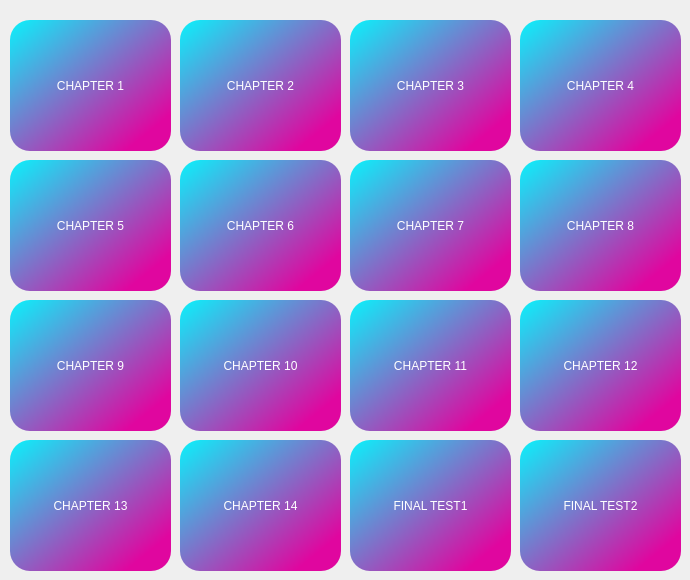
         <widget class="QWidget" name="page">
          <widget class="QPushButton" name="chapter3">
           <property name="geometry">
            <rect>
             <x>350</x>
             <y>20</y>
             <width>161</width>
             <height>131</height>
            </rect>
           </property>
           <property name="styleSheet">
            <string notr="true">QPushButton{
	font: 15pt &quot;Microsoft YaHei UI&quot;;
	color: white;
	background-color: qlineargradient(spread:pad, x1:0, y1:0, x2:0.857143, y2:0.857955, stop:0 rgba(10, 242, 251, 255), stop:1 rgba(224, 6, 159, 255));
	border-radius: 20px;
}</string>
           </property>
           <property name="text">
            <string>CHAPTER 3</string>
           </property>
          </widget>
          <widget class="QPushButton" name="chapter4">
           <property name="geometry">
            <rect>
             <x>520</x>
             <y>20</y>
             <width>161</width>
             <height>131</height>
            </rect>
           </property>
           <property name="styleSheet">
            <string notr="true">QPushButton{
	font: 15pt &quot;Microsoft YaHei UI&quot;;
	color: white;
	background-color: qlineargradient(spread:pad, x1:0, y1:0, x2:0.857143, y2:0.857955, stop:0 rgba(10, 242, 251, 255), stop:1 rgba(224, 6, 159, 255));
	border-radius: 20px;
}</string>
           </property>
           <property name="text">
            <string>CHAPTER 4</string>
           </property>
          </widget>
          <widget class="QPushButton" name="chapter2">
           <property name="geometry">
            <rect>
             <x>180</x>
             <y>20</y>
             <width>161</width>
             <height>131</height>
            </rect>
           </property>
           <property name="styleSheet">
            <string notr="true">QPushButton{
	font: 15pt &quot;Microsoft YaHei UI&quot;;
	color: white;
	background-color: qlineargradient(spread:pad, x1:0, y1:0, x2:0.857143, y2:0.857955, stop:0 rgba(10, 242, 251, 255), stop:1 rgba(224, 6, 159, 255));
	border-radius: 20px;
}</string>
           </property>
           <property name="text">
            <string>CHAPTER 2</string>
           </property>
          </widget>
          <widget class="QPushButton" name="chapter8">
           <property name="geometry">
            <rect>
             <x>520</x>
             <y>160</y>
             <width>161</width>
             <height>131</height>
            </rect>
           </property>
           <property name="styleSheet">
            <string notr="true">QPushButton{
	font: 15pt &quot;Microsoft YaHei UI&quot;;
	color: white;
	background-color: qlineargradient(spread:pad, x1:0, y1:0, x2:0.857143, y2:0.857955, stop:0 rgba(10, 242, 251, 255), stop:1 rgba(224, 6, 159, 255));
	border-radius: 20px;
}</string>
           </property>
           <property name="text">
            <string>CHAPTER 8</string>
           </property>
          </widget>
          <widget class="QPushButton" name="chapter1">
           <property name="geometry">
            <rect>
             <x>10</x>
             <y>20</y>
             <width>161</width>
             <height>131</height>
            </rect>
           </property>
           <property name="styleSheet">
            <string notr="true">QPushButton{
	font: 15pt &quot;Microsoft YaHei UI&quot;;
	color: white;
	background-color: qlineargradient(spread:pad, x1:0, y1:0, x2:0.857143, y2:0.857955, stop:0 rgba(10, 242, 251, 255), stop:1 rgba(224, 6, 159, 255));
	border-radius: 20px;
}</string>
           </property>
           <property name="text">
            <string>CHAPTER 1</string>
           </property>
          </widget>
          <widget class="QPushButton" name="chapter9">
           <property name="geometry">
            <rect>
             <x>10</x>
             <y>300</y>
             <width>161</width>
             <height>131</height>
            </rect>
           </property>
           <property name="styleSheet">
            <string notr="true">QPushButton{
	font: 15pt &quot;Microsoft YaHei UI&quot;;
	color: white;
	background-color: qlineargradient(spread:pad, x1:0, y1:0, x2:0.857143, y2:0.857955, stop:0 rgba(10, 242, 251, 255), stop:1 rgba(224, 6, 159, 255));
	border-radius: 20px;
}</string>
           </property>
           <property name="text">
            <string>CHAPTER 9</string>
           </property>
          </widget>
          <widget class="QPushButton" name="chapter5">
           <property name="geometry">
            <rect>
             <x>10</x>
             <y>160</y>
             <width>161</width>
             <height>131</height>
            </rect>
           </property>
           <property name="styleSheet">
            <string notr="true">QPushButton{
	font: 15pt &quot;Microsoft YaHei UI&quot;;
	color: white;
	background-color: qlineargradient(spread:pad, x1:0, y1:0, x2:0.857143, y2:0.857955, stop:0 rgba(10, 242, 251, 255), stop:1 rgba(224, 6, 159, 255));
	border-radius: 20px;
}</string>
           </property>
           <property name="text">
            <string>CHAPTER 5</string>
           </property>
          </widget>
          <widget class="QPushButton" name="chapter6">
           <property name="geometry">
            <rect>
             <x>180</x>
             <y>160</y>
             <width>161</width>
             <height>131</height>
            </rect>
           </property>
           <property name="styleSheet">
            <string notr="true">QPushButton{
	font: 15pt &quot;Microsoft YaHei UI&quot;;
	color: white;
	background-color: qlineargradient(spread:pad, x1:0, y1:0, x2:0.857143, y2:0.857955, stop:0 rgba(10, 242, 251, 255), stop:1 rgba(224, 6, 159, 255));
	border-radius: 20px;
}</string>
           </property>
           <property name="text">
            <string>CHAPTER 6</string>
           </property>
          </widget>
          <widget class="QPushButton" name="chapter7">
           <property name="geometry">
            <rect>
             <x>350</x>
             <y>160</y>
             <width>161</width>
             <height>131</height>
            </rect>
           </property>
           <property name="styleSheet">
            <string notr="true">QPushButton{
	font: 15pt &quot;Microsoft YaHei UI&quot;;
	color: white;
	background-color: qlineargradient(spread:pad, x1:0, y1:0, x2:0.857143, y2:0.857955, stop:0 rgba(10, 242, 251, 255), stop:1 rgba(224, 6, 159, 255));
	border-radius: 20px;
}</string>
           </property>
           <property name="text">
            <string>CHAPTER 7</string>
           </property>
          </widget>
          <widget class="QPushButton" name="chapter13">
           <property name="geometry">
            <rect>
             <x>10</x>
             <y>440</y>
             <width>161</width>
             <height>131</height>
            </rect>
           </property>
           <property name="styleSheet">
            <string notr="true">QPushButton{
	font: 15pt &quot;Microsoft YaHei UI&quot;;
	color: white;
	background-color: qlineargradient(spread:pad, x1:0, y1:0, x2:0.857143, y2:0.857955, stop:0 rgba(10, 242, 251, 255), stop:1 rgba(224, 6, 159, 255));
	border-radius: 20px;
}</string>
           </property>
           <property name="text">
            <string>CHAPTER 13</string>
           </property>
          </widget>
          <widget class="QPushButton" name="chapter10">
           <property name="geometry">
            <rect>
             <x>180</x>
             <y>300</y>
             <width>161</width>
             <height>131</height>
            </rect>
           </property>
           <property name="styleSheet">
            <string notr="true">QPushButton{
	font: 15pt &quot;Microsoft YaHei UI&quot;;
	color: white;
	background-color: qlineargradient(spread:pad, x1:0, y1:0, x2:0.857143, y2:0.857955, stop:0 rgba(10, 242, 251, 255), stop:1 rgba(224, 6, 159, 255));
	border-radius: 20px;
}</string>
           </property>
           <property name="text">
            <string>CHAPTER 10</string>
           </property>
          </widget>
          <widget class="QPushButton" name="chapter14">
           <property name="geometry">
            <rect>
             <x>180</x>
             <y>440</y>
             <width>161</width>
             <height>131</height>
            </rect>
           </property>
           <property name="styleSheet">
            <string notr="true">QPushButton{
	font: 15pt &quot;Microsoft YaHei UI&quot;;
	color: white;
	background-color: qlineargradient(spread:pad, x1:0, y1:0, x2:0.857143, y2:0.857955, stop:0 rgba(10, 242, 251, 255), stop:1 rgba(224, 6, 159, 255));
	border-radius: 20px;
}</string>
           </property>
           <property name="text">
            <string>CHAPTER 14</string>
           </property>
          </widget>
          <widget class="QPushButton" name="chapter11">
           <property name="geometry">
            <rect>
             <x>350</x>
             <y>300</y>
             <width>161</width>
             <height>131</height>
            </rect>
           </property>
           <property name="styleSheet">
            <string notr="true">QPushButton{
	font: 15pt &quot;Microsoft YaHei UI&quot;;
	color: white;
	background-color: qlineargradient(spread:pad, x1:0, y1:0, x2:0.857143, y2:0.857955, stop:0 rgba(10, 242, 251, 255), stop:1 rgba(224, 6, 159, 255));
	border-radius: 20px;
}</string>
           </property>
           <property name="text">
            <string>CHAPTER 11</string>
           </property>
          </widget>
          <widget class="QPushButton" name="chapter12">
           <property name="geometry">
            <rect>
             <x>520</x>
             <y>300</y>
             <width>161</width>
             <height>131</height>
            </rect>
           </property>
           <property name="styleSheet">
            <string notr="true">QPushButton{
	font: 15pt &quot;Microsoft YaHei UI&quot;;
	color: white;
	background-color: qlineargradient(spread:pad, x1:0, y1:0, x2:0.857143, y2:0.857955, stop:0 rgba(10, 242, 251, 255), stop:1 rgba(224, 6, 159, 255));
	border-radius: 20px;
}</string>
           </property>
           <property name="text">
            <string>CHAPTER 12</string>
           </property>
          </widget>
          <widget class="QPushButton" name="chapter15">
           <property name="geometry">
            <rect>
             <x>350</x>
             <y>440</y>
             <width>161</width>
             <height>131</height>
            </rect>
           </property>
           <property name="styleSheet">
            <string notr="true">QPushButton{
	font: 15pt &quot;Microsoft YaHei UI&quot;;
	color: white;
	background-color: qlineargradient(spread:pad, x1:0, y1:0, x2:0.857143, y2:0.857955, stop:0 rgba(10, 242, 251, 255), stop:1 rgba(224, 6, 159, 255));
	border-radius: 20px;
}</string>
           </property>
           <property name="text">
            <string>FINAL TEST1</string>
           </property>
          </widget>
          <widget class="QPushButton" name="chapter16">
           <property name="geometry">
            <rect>
             <x>520</x>
             <y>440</y>
             <width>161</width>
             <height>131</height>
            </rect>
           </property>
           <property name="styleSheet">
            <string notr="true">QPushButton{
	font: 15pt &quot;Microsoft YaHei UI&quot;;
	color: white;
	background-color: qlineargradient(spread:pad, x1:0, y1:0, x2:0.857143, y2:0.857955, stop:0 rgba(10, 242, 251, 255), stop:1 rgba(224, 6, 159, 255));
	border-radius: 20px;
}</string>
           </property>
           <property name="text">
            <string>FINAL TEST2</string>
           </property>
          </widget>
         </widget>
